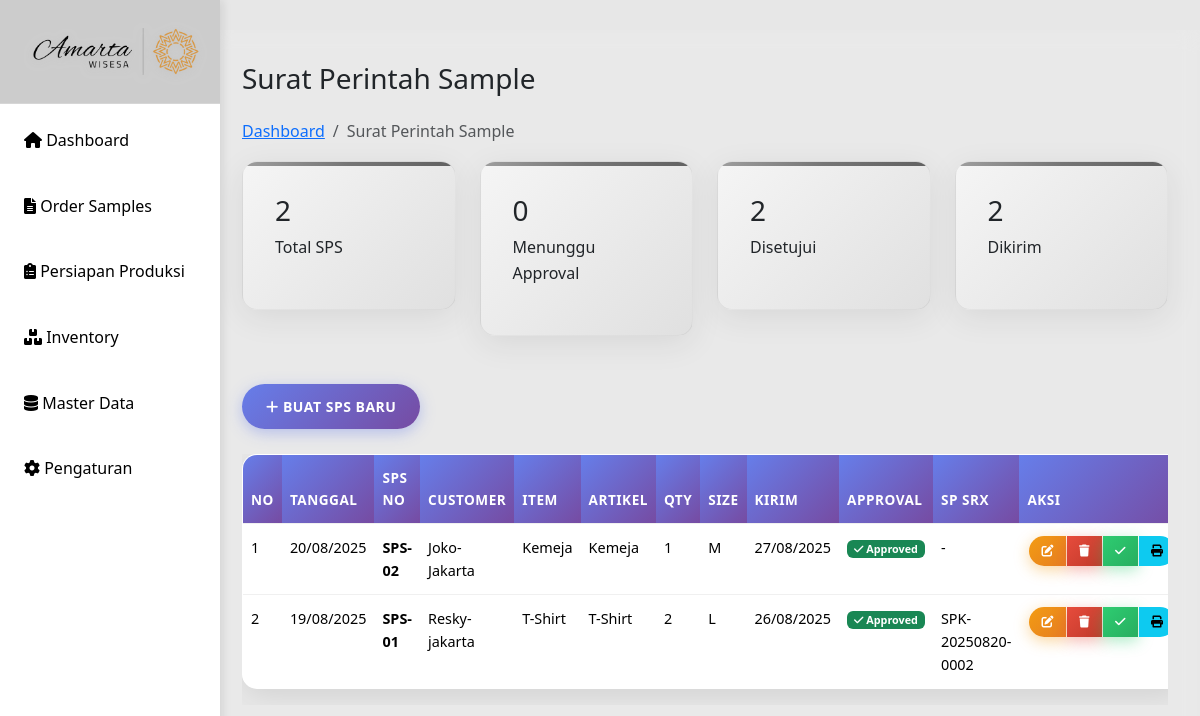
Page /sps-sample.php on the earlier database version.
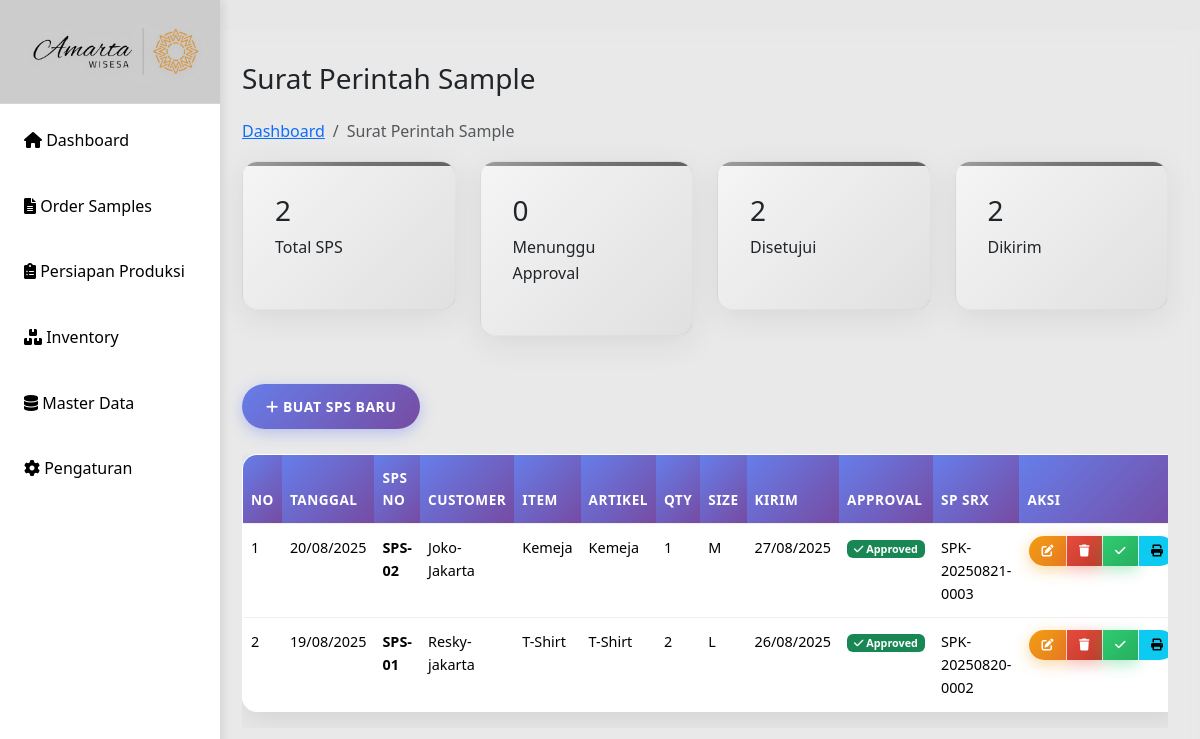
Same page on the later database version.
### tables this page shows
CREATE TABLE `sps` (
  `id` int(11) NOT NULL,
  `tanggal` date DEFAULT NULL,
  `sps_no` varchar(20) DEFAULT NULL,
  `customer` varchar(100) DEFAULT NULL,
  `item` varchar(100) DEFAULT NULL,
  `artikel` varchar(100) DEFAULT NULL,
  `qty` int(11) DEFAULT NULL,
  `size` varchar(20) DEFAULT NULL,
  `sample_product` varchar(255) DEFAULT NULL,
  `design` varchar(255) DEFAULT NULL,
  `st_chart` varchar(255) DEFAULT NULL,
  `material_sm` varchar(255) DEFAULT NULL,
  `pola_sample` varchar(255) DEFAULT NULL,
  `buat_sample` varchar(255) DEFAULT NULL,
  `kirim` date DEFAULT NULL,
  `approval` varchar(100) DEFAULT NULL,
  `sp_srx` varchar(100) DEFAULT NULL
);

### sps-sample.php (the view, shortened to what the changed rows need)
<?php
include "includes/header.php";
include "config/db.php";
$result = $conn->query("SELECT * FROM sps ORDER BY id DESC");
?>
    <main class="main-content">
            <div>
                <h1 class="h3 mb-4">Surat Perintah Sample</h1>
            </div>
        <br>
        <div class="table-container">
            <div class="table-responsive">
                <table class="table table-hover">
                    <thead>
                        <tr>
                            <th>No</th>
                            <th>Tanggal</th>
                            <th>SPS No</th>
                            <th>Customer</th>
                            <th>Item</th>
                            <th>Artikel</th>
                            <th>Qty</th>
                            <th>Size</th>
                            <th>Kirim</th>
                            <th>Approval</th>
                            <th>SP SRX</th>
                            <th>Aksi</th>
                        </tr>
                    </thead>
                    <tbody>
                        <?php $no=1; while($row = $result->fetch_assoc()): ?>
                        <tr>
                            <td><?= $no++ ?></td>
                            <td><?= date('d/m/Y', strtotime($row['tanggal'])) ?></td>
                            <td><strong><?= $row['sps_no'] ?></strong></td>
                            <td><?= $row['customer'] ?></td>
                            <td><?= $row['item'] ?></td>
                            <td><?= $row['artikel'] ?></td>
                            <td><?= number_format($row['qty']) ?></td>
                            <td><?= $row['size'] ?></td>
                            <td><?= $row['kirim'] ? date('d/m/Y', strtotime($row['kirim'])) : '-' ?></td>
                            <td>
                                <?php if($row['approval']): ?>
                                    <span class="badge bg-success"><i class="fas fa-check"></i> <?= $row['approval'] ?></span>
                                <?php else: ?>
                                    <span class="badge bg-warning"><i class="fas fa-clock"></i> Pending</span>
                                <?php endif; ?>
                            </td>
                            <td><?= $row['sp_srx'] ?: '-' ?></td>
                            <td>
                                <div class="btn-group btn-group-sm" role="group">
                                    <button class="btn btn-warning" onclick="editSPS(<?= $row['id'] ?>)" title="Edit">
                                        <i class="fas fa-edit"></i>
                                    </button>
                                    <button class="btn btn-danger" onclick="deleteSPS(<?= $row['id'] ?>)" title="Hapus">
                                        <i class="fas fa-trash"></i>
                                    </button>
                                    <button class="btn btn-success" onclick="approveSPS(<?= $row['id'] ?>)" title="Approve">
                                        <i class="fas fa-check"></i>
                                    </button>
                                    <button class="btn btn-info" onclick="generateSPK(<?= $row['id'] ?>)" title="Generate SPK">
                                        <i class="fas fa-print"></i>
                                    </button>
                                </div>
                            </td>
                        </tr>
                        <?php endwhile; ?>
                    </tbody>
                </table>
            </div>
        </div>
    </main>
<?php include 'includes/footer.php';

Differences in the rows shown:
changed sps "SPS-02": sp_srx "-" → "SPK-20250821-0003"
